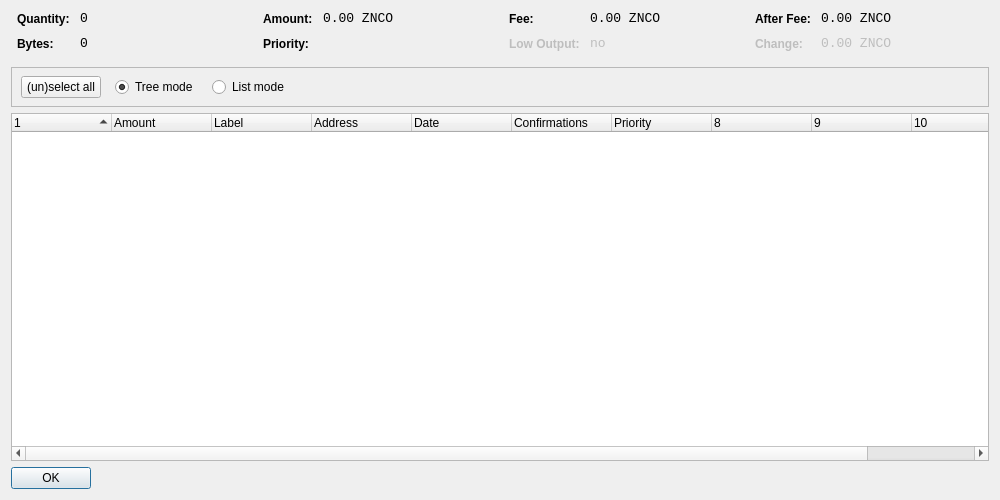
<?xml version="1.0" encoding="UTF-8"?>
<ui version="4.0">
 <class>CoinControlDialog</class>
 <widget class="QDialog" name="CoinControlDialog">
  <property name="geometry">
   <rect>
    <x>0</x>
    <y>0</y>
    <width>1000</width>
    <height>500</height>
   </rect>
  </property>
  <property name="windowTitle">
   <string>Coin Control</string>
  </property>
  <layout class="QVBoxLayout" name="verticalLayout">
   <item>
    <layout class="QHBoxLayout" name="horizontalLayoutTop" stretch="0,0,0,0">
     <property name="topMargin">
      <number>0</number>
     </property>
     <property name="bottomMargin">
      <number>10</number>
     </property>
     <item>
      <layout class="QFormLayout" name="formLayoutCoinControl1">
       <property name="horizontalSpacing">
        <number>10</number>
       </property>
       <property name="verticalSpacing">
        <number>10</number>
       </property>
       <property name="leftMargin">
        <number>6</number>
       </property>
       <property name="rightMargin">
        <number>6</number>
       </property>
       <item row="0" column="0">
        <widget class="QLabel" name="labelCoinControlQuantityText">
         <property name="styleSheet">
          <string notr="true">font-weight:bold;</string>
         </property>
         <property name="text">
          <string>Quantity:</string>
         </property>
        </widget>
       </item>
       <item row="0" column="1">
        <widget class="QLabel" name="labelCoinControlQuantity">
         <property name="font">
          <font>
           <family>Monospace</family>
           <pointsize>10</pointsize>
          </font>
         </property>
         <property name="cursor">
          <cursorShape>IBeamCursor</cursorShape>
         </property>
         <property name="contextMenuPolicy">
          <enum>Qt::ActionsContextMenu</enum>
         </property>
         <property name="text">
          <string notr="true">0</string>
         </property>
         <property name="textInteractionFlags">
          <set>Qt::LinksAccessibleByMouse|Qt::TextSelectableByKeyboard|Qt::TextSelectableByMouse</set>
         </property>
        </widget>
       </item>
       <item row="1" column="0">
        <widget class="QLabel" name="labelCoinControlBytesText">
         <property name="styleSheet">
          <string notr="true">font-weight:bold;</string>
         </property>
         <property name="text">
          <string>Bytes:</string>
         </property>
        </widget>
       </item>
       <item row="1" column="1">
        <widget class="QLabel" name="labelCoinControlBytes">
         <property name="font">
          <font>
           <family>Monospace</family>
           <pointsize>10</pointsize>
          </font>
         </property>
         <property name="cursor">
          <cursorShape>IBeamCursor</cursorShape>
         </property>
         <property name="contextMenuPolicy">
          <enum>Qt::ActionsContextMenu</enum>
         </property>
         <property name="text">
          <string notr="true">0</string>
         </property>
         <property name="textInteractionFlags">
          <set>Qt::LinksAccessibleByMouse|Qt::TextSelectableByKeyboard|Qt::TextSelectableByMouse</set>
         </property>
        </widget>
       </item>
      </layout>
     </item>
     <item>
      <layout class="QFormLayout" name="formLayoutCoinControl2">
       <property name="horizontalSpacing">
        <number>10</number>
       </property>
       <property name="verticalSpacing">
        <number>10</number>
       </property>
       <property name="leftMargin">
        <number>6</number>
       </property>
       <property name="rightMargin">
        <number>6</number>
       </property>
       <item row="0" column="0">
        <widget class="QLabel" name="labelCoinControlAmountText">
         <property name="styleSheet">
          <string notr="true">font-weight:bold;</string>
         </property>
         <property name="text">
          <string>Amount:</string>
         </property>
        </widget>
       </item>
       <item row="0" column="1">
        <widget class="QLabel" name="labelCoinControlAmount">
         <property name="font">
          <font>
           <family>Monospace</family>
           <pointsize>10</pointsize>
          </font>
         </property>
         <property name="cursor">
          <cursorShape>IBeamCursor</cursorShape>
         </property>
         <property name="contextMenuPolicy">
          <enum>Qt::ActionsContextMenu</enum>
         </property>
         <property name="text">
          <string notr="true">0.00 ZNCO</string>
         </property>
         <property name="textInteractionFlags">
          <set>Qt::LinksAccessibleByMouse|Qt::TextSelectableByKeyboard|Qt::TextSelectableByMouse</set>
         </property>
        </widget>
       </item>
       <item row="1" column="0">
        <widget class="QLabel" name="labelCoinControlPriorityText">
         <property name="styleSheet">
          <string notr="true">font-weight:bold;</string>
         </property>
         <property name="text">
          <string>Priority:</string>
         </property>
        </widget>
       </item>
       <item row="1" column="1">
        <widget class="QLabel" name="labelCoinControlPriority">
         <property name="font">
          <font>
           <family>Monospace</family>
           <pointsize>10</pointsize>
          </font>
         </property>
         <property name="cursor">
          <cursorShape>IBeamCursor</cursorShape>
         </property>
         <property name="contextMenuPolicy">
          <enum>Qt::ActionsContextMenu</enum>
         </property>
         <property name="text">
          <string/>
         </property>
         <property name="textInteractionFlags">
          <set>Qt::LinksAccessibleByMouse|Qt::TextSelectableByKeyboard|Qt::TextSelectableByMouse</set>
         </property>
        </widget>
       </item>
      </layout>
     </item>
     <item>
      <layout class="QFormLayout" name="formLayoutCoinControl3">
       <property name="horizontalSpacing">
        <number>10</number>
       </property>
       <property name="verticalSpacing">
        <number>10</number>
       </property>
       <property name="leftMargin">
        <number>6</number>
       </property>
       <property name="rightMargin">
        <number>6</number>
       </property>
       <item row="0" column="0">
        <widget class="QLabel" name="labelCoinControlFeeText">
         <property name="styleSheet">
          <string notr="true">font-weight:bold;</string>
         </property>
         <property name="text">
          <string>Fee:</string>
         </property>
        </widget>
       </item>
       <item row="0" column="1">
        <widget class="QLabel" name="labelCoinControlFee">
         <property name="font">
          <font>
           <family>Monospace</family>
           <pointsize>10</pointsize>
          </font>
         </property>
         <property name="cursor">
          <cursorShape>IBeamCursor</cursorShape>
         </property>
         <property name="contextMenuPolicy">
          <enum>Qt::ActionsContextMenu</enum>
         </property>
         <property name="text">
          <string notr="true">0.00 ZNCO</string>
         </property>
         <property name="textInteractionFlags">
          <set>Qt::LinksAccessibleByMouse|Qt::TextSelectableByKeyboard|Qt::TextSelectableByMouse</set>
         </property>
        </widget>
       </item>
       <item row="1" column="0">
        <widget class="QLabel" name="labelCoinControlLowOutputText">
         <property name="enabled">
          <bool>false</bool>
         </property>
         <property name="styleSheet">
          <string notr="true">font-weight:bold;</string>
         </property>
         <property name="text">
          <string>Low Output:</string>
         </property>
        </widget>
       </item>
       <item row="1" column="1">
        <widget class="QLabel" name="labelCoinControlLowOutput">
         <property name="enabled">
          <bool>false</bool>
         </property>
         <property name="font">
          <font>
           <family>Monospace</family>
           <pointsize>10</pointsize>
          </font>
         </property>
         <property name="cursor">
          <cursorShape>IBeamCursor</cursorShape>
         </property>
         <property name="contextMenuPolicy">
          <enum>Qt::ActionsContextMenu</enum>
         </property>
         <property name="text">
          <string notr="true">no</string>
         </property>
         <property name="textInteractionFlags">
          <set>Qt::LinksAccessibleByMouse|Qt::TextSelectableByKeyboard|Qt::TextSelectableByMouse</set>
         </property>
        </widget>
       </item>
      </layout>
     </item>
     <item>
      <layout class="QFormLayout" name="formLayoutCoinControl4">
       <property name="horizontalSpacing">
        <number>10</number>
       </property>
       <property name="verticalSpacing">
        <number>10</number>
       </property>
       <property name="leftMargin">
        <number>6</number>
       </property>
       <property name="rightMargin">
        <number>6</number>
       </property>
       <item row="0" column="0">
        <widget class="QLabel" name="labelCoinControlAfterFeeText">
         <property name="styleSheet">
          <string notr="true">font-weight:bold;</string>
         </property>
         <property name="text">
          <string>After Fee:</string>
         </property>
        </widget>
       </item>
       <item row="0" column="1">
        <widget class="QLabel" name="labelCoinControlAfterFee">
         <property name="font">
          <font>
           <family>Monospace</family>
           <pointsize>10</pointsize>
          </font>
         </property>
         <property name="cursor">
          <cursorShape>IBeamCursor</cursorShape>
         </property>
         <property name="contextMenuPolicy">
          <enum>Qt::ActionsContextMenu</enum>
         </property>
         <property name="text">
          <string notr="true">0.00 ZNCO</string>
         </property>
         <property name="textInteractionFlags">
          <set>Qt::LinksAccessibleByMouse|Qt::TextSelectableByKeyboard|Qt::TextSelectableByMouse</set>
         </property>
        </widget>
       </item>
       <item row="1" column="0">
        <widget class="QLabel" name="labelCoinControlChangeText">
         <property name="enabled">
          <bool>false</bool>
         </property>
         <property name="styleSheet">
          <string notr="true">font-weight:bold;</string>
         </property>
         <property name="text">
          <string>Change:</string>
         </property>
        </widget>
       </item>
       <item row="1" column="1">
        <widget class="QLabel" name="labelCoinControlChange">
         <property name="enabled">
          <bool>false</bool>
         </property>
         <property name="font">
          <font>
           <family>Monospace</family>
           <pointsize>10</pointsize>
          </font>
         </property>
         <property name="cursor">
          <cursorShape>IBeamCursor</cursorShape>
         </property>
         <property name="contextMenuPolicy">
          <enum>Qt::ActionsContextMenu</enum>
         </property>
         <property name="text">
          <string notr="true">0.00 ZNCO</string>
         </property>
         <property name="textInteractionFlags">
          <set>Qt::LinksAccessibleByMouse|Qt::TextSelectableByKeyboard|Qt::TextSelectableByMouse</set>
         </property>
        </widget>
       </item>
      </layout>
     </item>
    </layout>
   </item>
   <item>
    <widget class="QFrame" name="frame">
     <property name="minimumSize">
      <size>
       <width>0</width>
       <height>40</height>
      </size>
     </property>
     <property name="frameShape">
      <enum>QFrame::StyledPanel</enum>
     </property>
     <property name="frameShadow">
      <enum>QFrame::Sunken</enum>
     </property>
     <widget class="QWidget" name="horizontalLayoutWidget">
      <property name="geometry">
       <rect>
        <x>10</x>
        <y>0</y>
        <width>781</width>
        <height>41</height>
       </rect>
      </property>
      <layout class="QHBoxLayout" name="horizontalLayoutPanel" stretch="0,0,0,0,0">
       <property name="spacing">
        <number>14</number>
       </property>
       <item>
        <widget class="QPushButton" name="pushButtonSelectAll">
         <property name="sizePolicy">
          <sizepolicy hsizetype="Maximum" vsizetype="Fixed">
           <horstretch>0</horstretch>
           <verstretch>0</verstretch>
          </sizepolicy>
         </property>
         <property name="text">
          <string>(un)select all</string>
         </property>
        </widget>
       </item>
       <item>
        <widget class="QRadioButton" name="radioTreeMode">
         <property name="sizePolicy">
          <sizepolicy hsizetype="Maximum" vsizetype="Fixed">
           <horstretch>0</horstretch>
           <verstretch>0</verstretch>
          </sizepolicy>
         </property>
         <property name="text">
          <string>Tree mode</string>
         </property>
         <property name="checked">
          <bool>true</bool>
         </property>
        </widget>
       </item>
       <item>
        <widget class="QRadioButton" name="radioListMode">
         <property name="sizePolicy">
          <sizepolicy hsizetype="Maximum" vsizetype="Fixed">
           <horstretch>0</horstretch>
           <verstretch>0</verstretch>
          </sizepolicy>
         </property>
         <property name="text">
          <string>List mode</string>
         </property>
        </widget>
       </item>
       <item>
        <spacer name="horizontalSpacer">
         <property name="orientation">
          <enum>Qt::Horizontal</enum>
         </property>
         <property name="sizeHint" stdset="0">
          <size>
           <width>40</width>
           <height>20</height>
          </size>
         </property>
        </spacer>
       </item>
      </layout>
     </widget>
    </widget>
   </item>
   <item>
    <widget class="CoinControlTreeWidget" name="treeWidget">
     <property name="contextMenuPolicy">
      <enum>Qt::CustomContextMenu</enum>
     </property>
     <property name="sortingEnabled">
      <bool>false</bool>
     </property>
     <property name="columnCount">
      <number>11</number>
     </property>
     <attribute name="headerShowSortIndicator" stdset="0">
      <bool>true</bool>
     </attribute>
     <attribute name="headerStretchLastSection">
      <bool>false</bool>
     </attribute>
     <column>
      <property name="text">
       <string/>
      </property>
     </column>
     <column>
      <property name="text">
       <string>Amount</string>
      </property>
     </column>
     <column>
      <property name="text">
       <string>Label</string>
      </property>
     </column>
     <column>
      <property name="text">
       <string>Address</string>
      </property>
     </column>
     <column>
      <property name="text">
       <string>Date</string>
      </property>
     </column>
     <column>
      <property name="text">
       <string>Confirmations</string>
      </property>
      <property name="toolTip">
       <string>Confirmed</string>
      </property>
     </column>
     <column>
      <property name="text">
       <string>Priority</string>
      </property>
     </column>
     <column>
      <property name="text">
       <string/>
      </property>
     </column>
     <column>
      <property name="text">
       <string/>
      </property>
     </column>
     <column>
      <property name="text">
       <string/>
      </property>
     </column>
     <column>
      <property name="text">
       <string/>
      </property>
     </column>
    </widget>
   </item>
   <item>
    <widget class="QDialogButtonBox" name="buttonBox">
     <property name="sizePolicy">
      <sizepolicy hsizetype="Maximum" vsizetype="Fixed">
       <horstretch>0</horstretch>
       <verstretch>0</verstretch>
      </sizepolicy>
     </property>
     <property name="orientation">
      <enum>Qt::Horizontal</enum>
     </property>
     <property name="standardButtons">
      <set>QDialogButtonBox::Ok</set>
     </property>
    </widget>
   </item>
  </layout>
 </widget>
 <customwidgets>
  <customwidget>
   <class>CoinControlTreeWidget</class>
   <extends>QTreeWidget</extends>
   <header>coincontroltreewidget.h</header>
  </customwidget>
 </customwidgets>
 <resources/>
 <connections/>
</ui>
